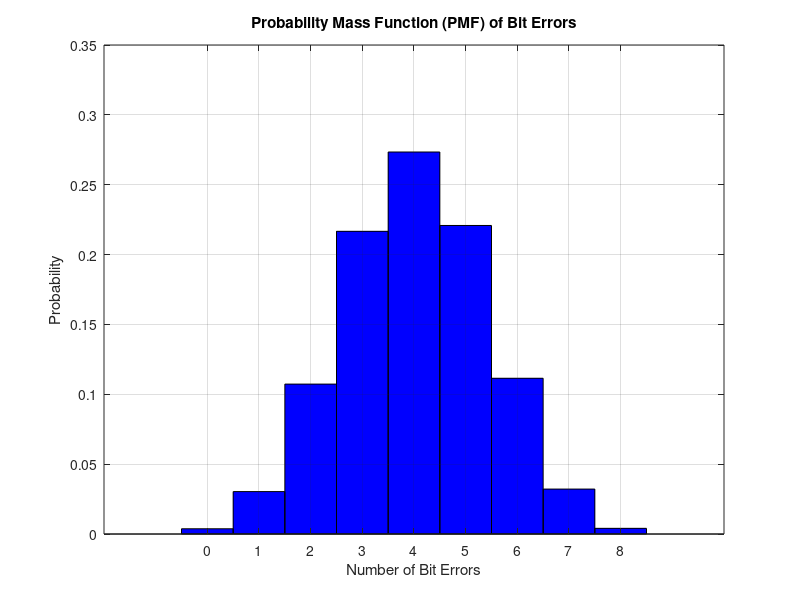

Write MATLAB code to recreate this figure. (Note: this script raises an error after producing the figure.)
% Parameters
n = 8; % Number of trials (bits per byte)
num_samples = 10000; % Number of samples

% Generate random number of bit errors per sample
num_bit_errors = randi([0, n], num_samples, 1);

% Calculate the probability p based on the generated data
p_estimate = sum(num_bit_errors) / (n * num_samples);

% Display the estimated value of p
disp(['Estimated p: ', num2str(p_estimate)]);

% Possible number of bit errors
k = 0:n;

% Probability Mass Function (PMF) of the binomial distribution using estimated p
pmf = binopdf(k, n, p_estimate);

% Plot the PMF
figure;
h = bar(k, pmf, 'b', 'BarWidth', 1);
xlabel('Number of Bit Errors');
ylabel('Probability');
title('Probability Mass Function (PMF) of Bit Errors');
grid on;
hold on;

% Get position of top right corner of the axis
ax_pos = get(gca, 'Position');
ax_width = ax_pos(3);
ax_height = ax_pos(4);
ax_x = ax_pos(1);
ax_y = ax_pos(2);

% Define position of text box
textbox_width = 0.25;
textbox_height = 0.2;
textbox_x = ax_x + ax_width - textbox_width; % Align right edge of textbox with right edge of inner graph window
textbox_y = ax_y + ax_height - textbox_height - .02;
textbox_position = [textbox_x, textbox_y, textbox_width, textbox_height];

% Calculate padding length for alignment
length_label = max([numel('Length (Bytes) '), numel('Data '), numel('Num Samples '), numel('Baud Rate '), numel('Time Elapsed (s)  '), numel('Estimated p ')]);

% Add key information as a text box
key_str = {['Length (Bytes)', repmat(' ', 1, length_label - numel('Length (Bytes) ')), ': ', num2str(n)]; ...
           ['Data', repmat(' ', 1, length_label - numel('Data ')), ': ', num2str(n)]; ...
           ['Baud Rate', repmat(' ', 1, length_label - numel('Baud Rate ')), ': ', num2str(n)]; ...
           ['Num Samples', repmat(' ', 1, length_label - numel('Num Samples ')), ': ', num2str(num_samples)]; ...
           ['Time Elapsed (s)', repmat(' ', 1, length_label - numel('Time Elapsed (s) ')), ': ', num2str(num_samples)]; ...
           ['Estimated p', repmat(' ', 1, length_label - numel('Estimated p ')), ': ', num2str(p_estimate)]};
textbox_handle = annotation('textbox', 'Position', textbox_position, 'String', key_str, 'FitBoxToText', 'on');
textbox_handle.FontSize = 10;
textbox_handle.FontName = 'Courier New';  % Use monospaced font
textbox_handle.BackgroundColor = 'white'; % Set background color to white

hold off;
